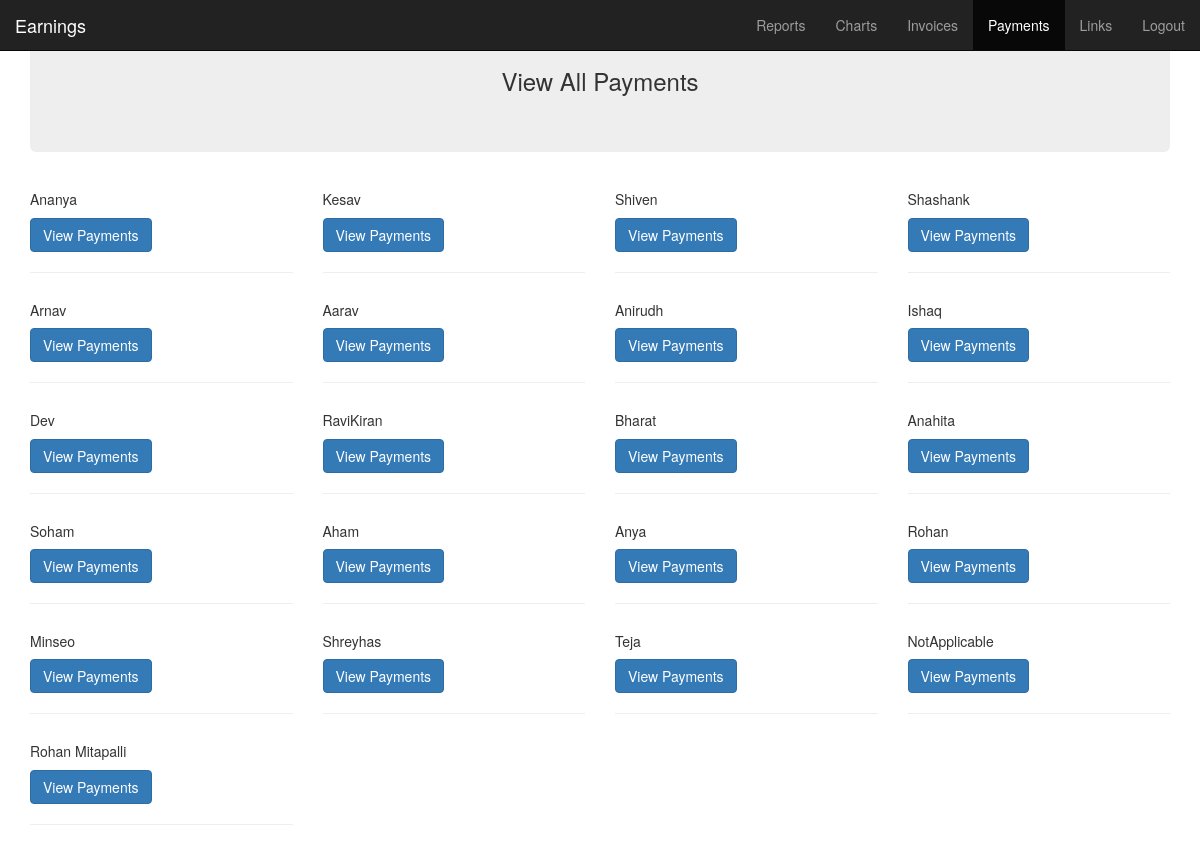
Page /payments/ (signed in) on the earlier database version.
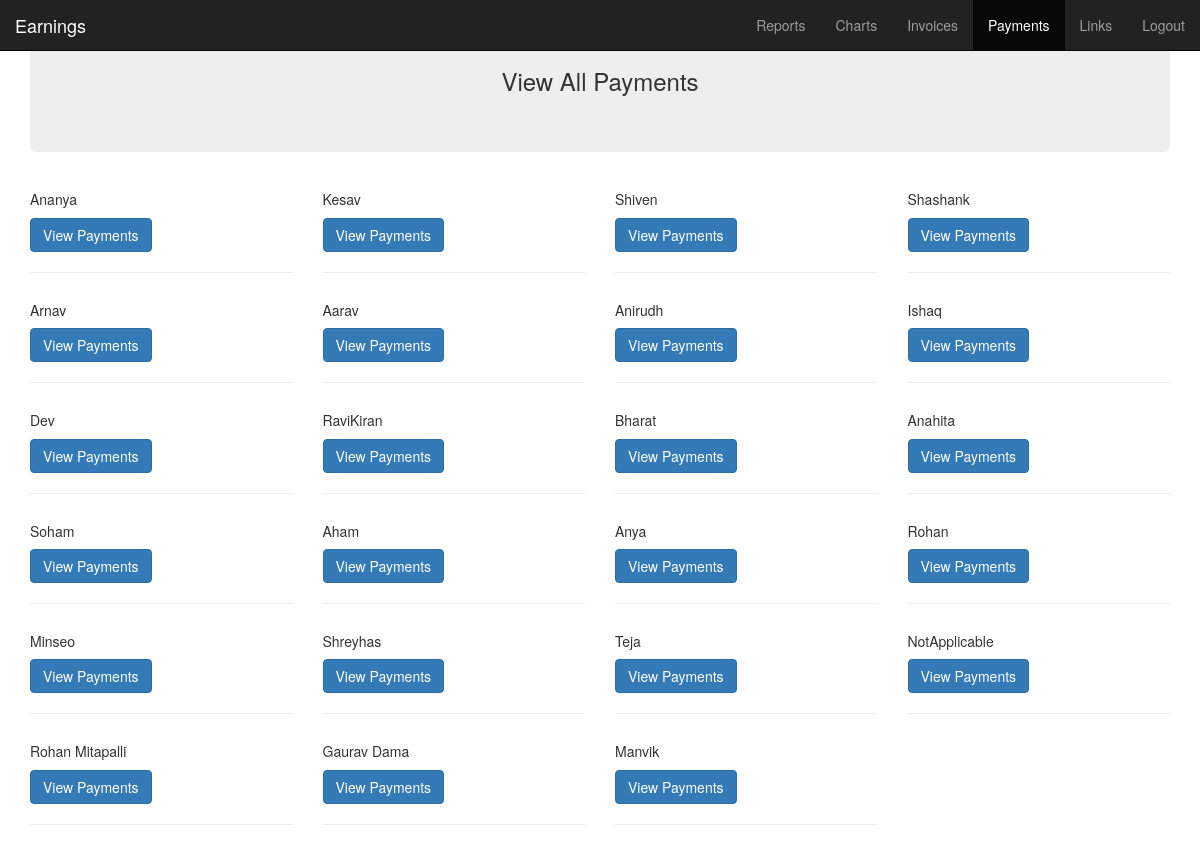
Same page on the later database version.
### home/models.py (models this page shows)
class Student(models.Model):
    name = models.CharField(max_length=20)
    grade = models.CharField(max_length=20, blank=True)
    school = models.CharField(max_length=20, blank=True)
    subjects = models.CharField(max_length=50)
    email = models.EmailField(blank=True)
    phone = models.CharField(max_length=12, blank=True)
    hourly_rate = models.IntegerField()
    def __str__(self):
        return self.name

### payments/views.py (the view)
# urls.py: 2. Add a URL to urlpatterns:  path('', views.home, name='home')
@login_required
def home(request):
    payments = Payment.objects.all()
    payments_json = get_students(payments)
    context = {
        'payments_json' : payments_json
    }
    return render(request, 'payments/payments_home.html', context)

### payments/views.py (called while the page is built)
def get_students(payments):
    json = {}
    for payment in payments:
        if payment.student_name in json:
            json[payment.student_name].append([
                payment.span,
                payment.amount,
                payment.received_datetime,
                payment.mode
            ])
        else:
            json[payment.student_name] = [[
                payment.span,
                payment.amount,
                payment.received_datetime,
                payment.mode
            ]]
    return json

### payments/templates/payments/payments_home.html (shortened to what this page needs)
<!DOCTYPE html>
<html lang="en">
<head>
    {% load static %}
  <link rel="stylesheet" href="https://maxcdn.bootstrapcdn.com/bootstrap/3.4.1/css/bootstrap.min.css">
</head>
<body>
    <div class="container">
        <nav class="navbar navbar-inverse navbar-fixed-top">
          <div class="container-fluid">
            <div class="navbar-header">
              <a class="navbar-brand" href="{% url 'landing' %}">Earnings</a>
            </div>
            <ul class="nav navbar-nav navbar-right">
              <li><a href="{% url 'dashboard' 1%}">Reports</a></li>
              <li><a href="{% url 'charts' 1 %}">Charts</a></li>
              <li><a href="{% url 'invoices_home' %}">Invoices</a></li>
              <li class="active"><a href="#">Payments</a></li>
              <li><a href="{% url 'links' %}">Links</a></li>
              <li><a href="{% url 'logout' %}">Logout</a></li>
            </ul>
          </div>
        </nav>
        <div class="jumbotron text-center">
            <h3>View All Payments </h3>
        </div>
        <div class="row">
            {% for key, value in payments_json.items %}
            <div class="col-sm-3">
                <div class="card" style="width: 18rem;">
                  <div class="card-body">
                    <h5 class="card-title">{{key}}</h5>
                    <button type="button" class="btn btn-primary" data-toggle="modal" data-target="#student{{key.id}}">View Payments</button>
                  </div>
            </div>
                <hr>
            </div>
            {% endfor %}
        </div>
    </div>
</body>
</html>

Differences in the rows shown:
added Student: name "Gaurav Dama"
added Student: name "Manvik"
